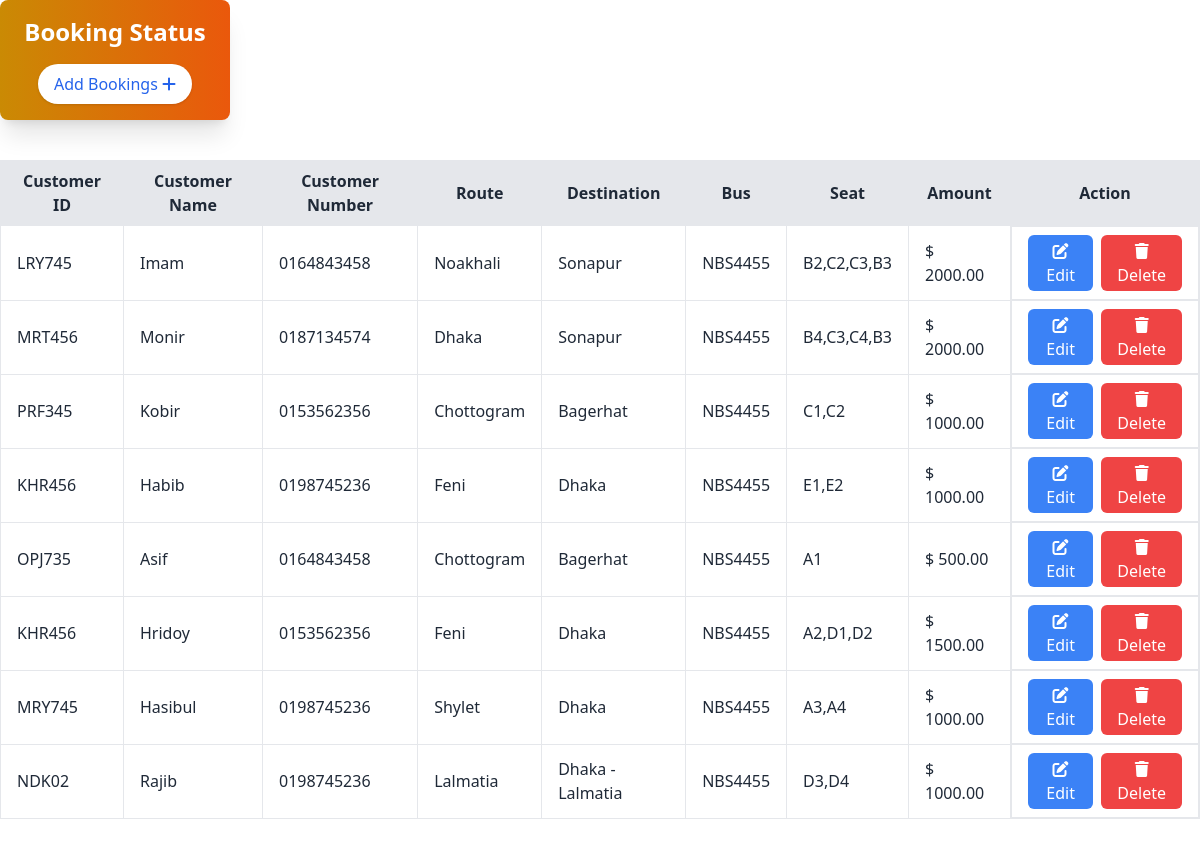
The page /AdminPanle/pages/booking.php on the database as committed earlier.
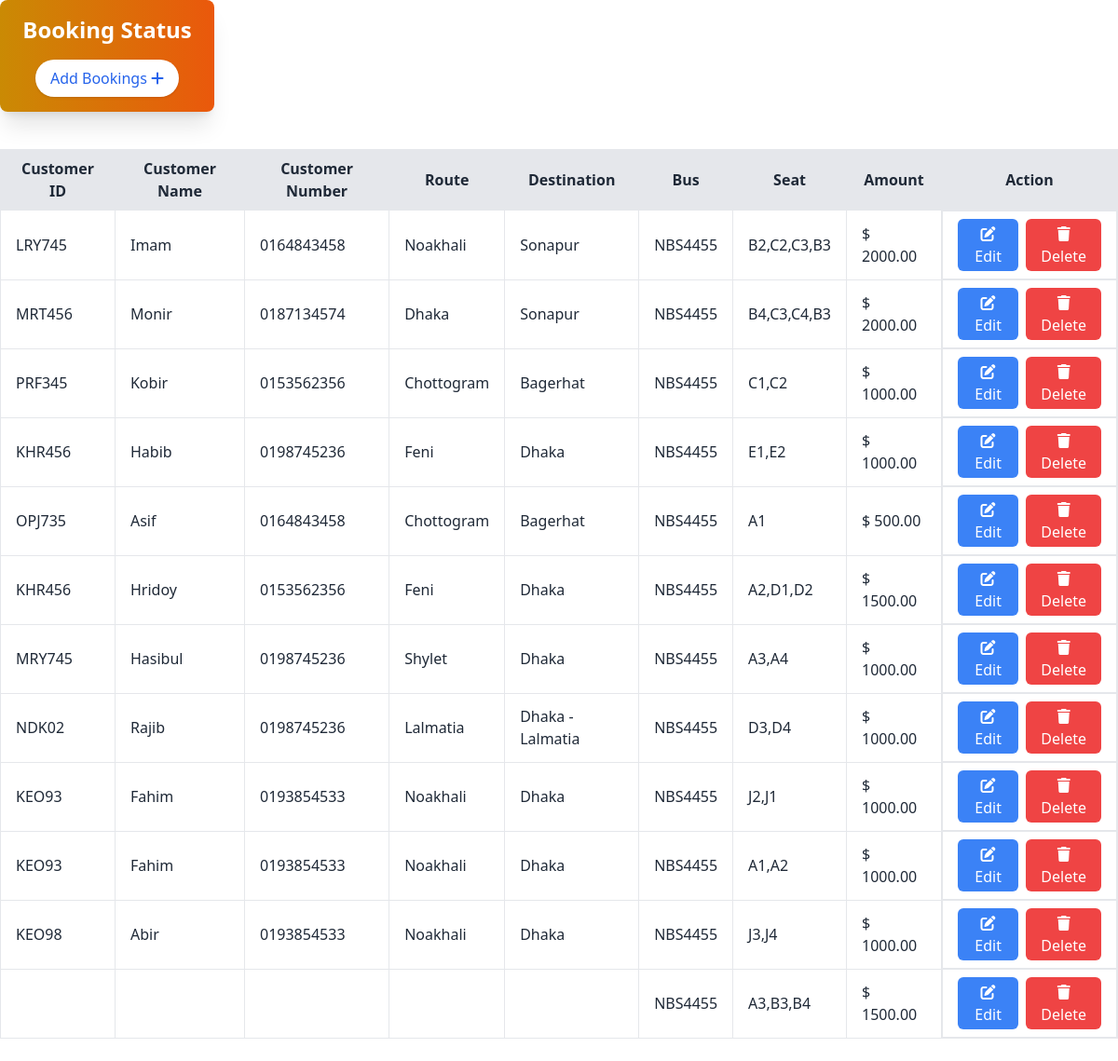
The same page on the database as committed later.
### tables this page shows
CREATE TABLE `bookings` (
  `id` int(11) NOT NULL,
  `customerId` varchar(255) NOT NULL,
  `customerName` varchar(255) NOT NULL,
  `customerNumber` varchar(20) NOT NULL,
  `route` varchar(255) NOT NULL,
  `destination` varchar(255) NOT NULL,
  `selectBus` varchar(50) NOT NULL,
  `seat` text NOT NULL,
  `amount` decimal(10,2) NOT NULL
);

### AdminPanle/pages/booking.php (the view, shortened to what this page needs)
<?php
$conn = mysqli_connect("localhost", "root", "", "shohoz_bus");
?>
<!DOCTYPE html>
<html lang="en">
<head>
    <link href="https://cdn.jsdelivr.net/npm/daisyui@4.12.14/dist/full.min.css" rel="stylesheet" type="text/css" />
    <link href="https://cdn.jsdelivr.net/npm/flowbite@2.5.2/dist/flowbite.min.css" rel="stylesheet" />
    <script src="https://cdn.tailwindcss.com"></script>
</head>
<body>
    <div id="addBooking" class="bg-gradient-to-r from-yellow-600 to-orange-600 w-[230px] h-[120px] shadow-xl rounded-lg flex flex-col items-center justify-center p-4 text-white">
        <h2 class="text-2xl font-bold mb-2">Booking Status</h2>
        <button id="openModalBtn" class="mt-2 px-4 py-2 bg-white text-blue-600 rounded-full shadow hover:bg-gray-100">
            Add Bookings <i class="fa-solid fa-plus"></i>
        </button>
    </div>
    <div class="overflow-x-auto mt-10  w-full mb-6">
        <table class="min-w-full table-auto border border-collapse">
            <thead>
                <tr class="bg-[#e5e7eb]">
                    <th class="border px-4 py-2">Customer ID</th>
                    <th class="border px-4 py-2">Customer Name</th>
                    <th class="border px-4 py-2">Customer Number</th>
                    <th class="border px-4 py-2">Route</th>
                    <th class="border px-4 py-2">Destination</th>
                    <th class="border px-4 py-2">Bus</th>
                    <th class="border px-4 py-2">Seat</th>
                    <th class="border px-4 py-2">Amount</th>
                    <th class="border px-4 py-2">Action</th>
                </tr>
            </thead>
            <tbody>
            <?php
            $result = mysqli_query($conn, "SELECT * FROM bookings");
            while ($row = mysqli_fetch_assoc($result)) {
                echo "<tr class='hover:bg-[#e5e7eb]'>
                        <td class='border px-4 py-2'>{$row['customerId']}</td>
                        <td class='border px-4 py-2'>{$row['customerName']}</td>
                        <td class='border px-4 py-2'>{$row['customerNumber']}</td>
                        <td class='border px-4 py-2'>{$row['route']}</td>
                        <td class='border px-4 py-2'>{$row['destination']}</td>
                        <td class='border px-4 py-2'>{$row['selectBus']}</td>
                        <td class='border px-4 py-2'>{$row['seat']}</td>
                        <td class='border px-4 py-2'>$ {$row['amount']}</td>
                        <td class='px-4 flex gap-2 py-2 border text-center'>
                            <button class='text-white rounded-md px-3 py-1 bg-blue-500 edit-button'
                                    data-id='{$row['id']}'
                                    data-name='{$row['customerName']}'
                                    data-number='{$row['customerNumber']}'>
                                <i class='fas fa-edit'></i> Edit
                            </button>
                            <a href='dashboard.php?pages=booking&deleteId={$row['id']}'
                               class='text-white rounded-md px-3 py-1 bg-red-500'
                               onclick='return confirm(\"Are you sure you want to delete this booking?\");'>
                               <i class='fas fa-trash'></i> Delete
                            </a>
                        </td>
                      </tr>";
            }
            ?>
            </tbody>
        </table>
    </div>
</body>
</html>

Rows that differ between the two databases and show on the page:
added bookings: customerId "KEO93", customerName "Fahim", customerNumber "0193854533", route "Noakhali", destination "Dhaka", selectBus "NBS4455", seat "J2,J1", amount "1000.00"
added bookings: customerId "KEO93", customerName "Fahim", customerNumber "0193854533", route "Noakhali", destination "Dhaka", selectBus "NBS4455", seat "A1,A2", amount "1000.00"
added bookings: customerId "KEO98", customerName "Abir", customerNumber "0193854533", route "Noakhali", destination "Dhaka", selectBus "NBS4455", seat "J3,J4", amount "1000.00"
added bookings: selectBus "NBS4455", seat "A3,B3,B4", amount "1500.00"
